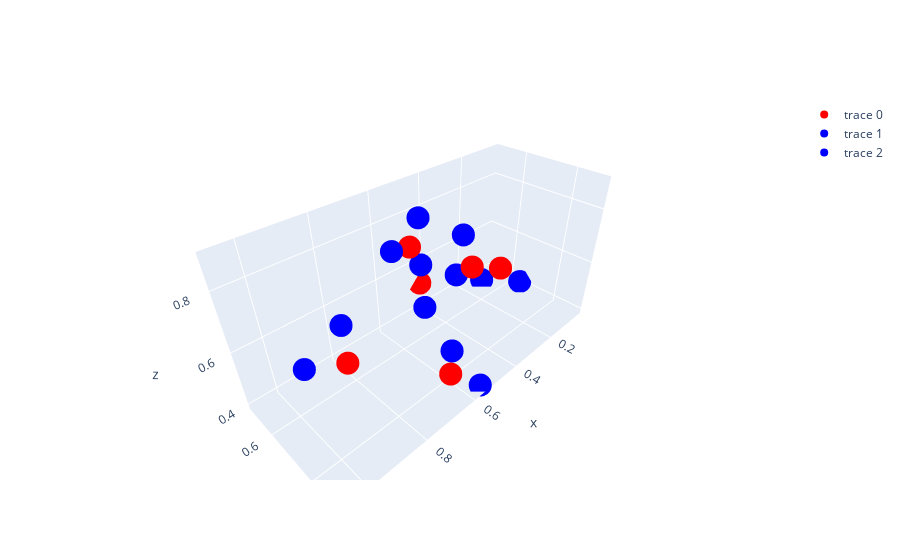

Write notebook code for a chart like this one.
### Markdown cell above
## The cell right below is to plot the sys. which has the lowest energy under the condition defined above - using interactive: version 1

### Code cell
#split OXYGEN atoms in red, HYDROGEN atoms in blue
xall=[]
yall=[]
zall=[]
for i in range(int(len(rall))):
    xall.append(float(rall[i][0])*1e9)
    yall.append(float(rall[i][1])*1e9)
    zall.append(float(rall[i][2])*1e9)
#print('xall:',xall)
print('potl_E_sum:',potl_E_sum, 'J')

#-------plot------3D-coord of the lowest E_energy-------
#plot the lowest E atoms posi.(interactive)
fig = make_subplots()
O_atoms = go.Scatter3d(x=xall[::3], y=yall[::3], z=zall[::3],mode='markers',marker = {'color' : 'red'})
H_atoms01 = go.Scatter3d(x=xall[1::3], y=yall[1::3], z=zall[1::3],mode='markers',marker = {'color' : 'blue'})
H_atoms02 = go.Scatter3d(x=xall[2::3], y=yall[2::3], z=zall[2::3],mode='markers',marker = {'color' : 'blue'})

fig.add_trace(O_atoms)
fig.add_trace(H_atoms01)
fig.add_trace(H_atoms02)

fig.show()

### Figure 1 — Plotly figure (JSON) as saved in the notebook; plotly's stock layout.template omitted (floating-point values rounded to 4 significant figures)
{"data": [{"marker": {"color": "red"}, "mode": "markers", "type": "scatter3d", "x": [0.6039, 0.0811, 0.4763, 0.9991, 0.4191, 0.5017], "y": [0.8164, 0.5901, 0.7726, 0.9022, 0.4864, 0.532], "z": [0.4195, 0.4643, 0.7284, 0.7973, 0.5063, 0.7067]}, {"marker": {"color": "blue"}, "mode": "markers", "type": "scatter3d", "x": [0.6027, 0.1198, 0.4659, 1.058, 0.4324, 0.591], "y": [0.8182, 0.5307, 0.7025, 0.8313, 0.508, 0.5512], "z": [0.5153, 0.3999, 0.6639, 0.7713, 0.5987, 0.7354]}, {"marker": {"color": "blue"}, "mode": "markers", "type": "scatter3d", "x": [0.5548, 0.03735, 0.4697, 1.0, 0.4627, 0.4522], "y": [0.8944, 0.6572, 0.7283, 0.9006, 0.5571, 0.5214], "z": [0.3935, 0.4118, 0.8131, 0.893, 0.4586, 0.788]}], "layout": {"xaxis": {"anchor": "y", "domain": [0, 1]}, "yaxis": {"anchor": "x", "domain": [0, 1]}}}
